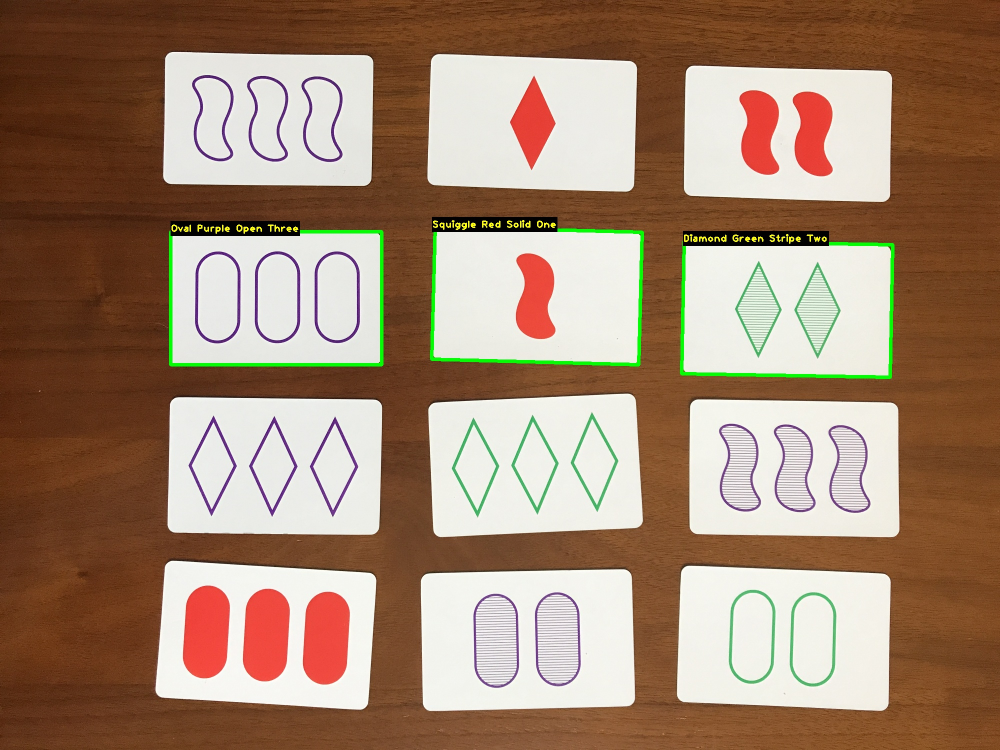
#> input picture images/solved/solved.jpg, 2000 x 1500 px (shown at 1/2 size)
$ python -i set_card_detection.py   (imports and definitions only)
#> lines starting #> are read from the running program, lines starting #| are printed output that depends on the picture; after the words box and inside, x2 and y2 are one past the last pixel; in counts of white or black regions, pixels touching at a corner belong together
#> further down, picture is the input picture: shape (1500, 2000, 3); mean B, G, R 113.2, 134.5, 162.2
# Python-OpenCV SET Card Game Card Detector and SET Solver
#
# Author: Peter Jakubowski
# Date: 8/2/2023
# Description: Functions for set_solver_vision.py that perform
# various steps of the card detection algorithm.
#

# Import necessary packages
import os
import cv2
import numpy as np
from imutils import paths
from typing import List, Tuple, Literal
import logging


# dictionary of card attributes converting integer values from card vectors to strings
SET_MAP = {"shape": {-1: "none", 0: "diamond", 1: "oval", 2: "squiggle"},
           "color": {-1: "none", 0: "red", 1: "green", 2: "purple"},
           "shading": {-1: "none", 0: "solid", 1: "open", 2: "stripe"},
           "number": {-1: "none", 0: "one", 1: "two", 2: "three"},
           }

LABELS_MAP = {"shape": {"none": -1, "diamond": 0, "oval": 1, "squiggle": 2},
              "color": {"none": -1, "red": 0, "green": 1, "purple": 2},
              "shading": {"none": -1, "solid": 0, "open": 1, "stripe": 2},
              "number": {"none": -1, "one": 0, "two": 1, "three": 2}
              }


class SetCard:
    """Structure to store information about a SET card"""

    def __init__(self):
        self.image = []  # image of individual card
        self.card_contour = []  # contour of card
        self.bbox = []  # bounding rectangle of card on image (x, y, w, h)
        self.box = []  # coordinates of four corners for minimum area bounding box of card
        self.shapes_contours = []  # contours of shapes on card
        self.shapes_boxes = []  # bounding rectangle (box) of each shape on card (x, y, w, h)

        # card labels
        self.shape = -1  # 0: "diamond", 1: "oval", 2: "squiggle"
        self.color = -1  # 0: "red", 1: "green", 2: "purple"
        self.shading = -1  # 0: "solid", 1: "outline", 2: "stripe"
        self.number = -1  # 0: "one", 1: "two", 2: "three"

    def matrix(self):
        # returns the card labels in an array
        return [self.shape, self.color, self.shading, self.number]

    # [73 lines left out: functions __str__, is_set, read_image, not called in this run]


def resize_image(image: np.ndarray, size: int = 300) -> Tuple[int, int]:
    """
    Function for rescaling the width and height
    of an image to keep aspect ratio. Size is
    the desired length of the longest edge in pixels.
    """
#> called with size = 2000

    # get image width
    width = image.shape[1]
#> width = 2000
    # get image height
    height = image.shape[0]
#> height = 1500

    # check if the image is vertical,
    # height is the longest edge
    if height > width:
        # set height to size
        h = size
        # determine the ratio for resizing
        ratio = height / size
        # calculate new width by dividing by ratio
        w = int(width / ratio)
    # check if the image is horizontal,
    # width is the longest edge
    elif height < width:
        # set width to size
        w = size
        # determine the ratio for resizing
        ratio = width / size
#> ratio = 1
        # calculate new height by dividing by ratio
        h = int(height / ratio)
#> h = 1500
    # if image is not vertical or horizontal,
    # image must be square
    else:
        # set width and height to size
        w = h = size
    # return the new width and height
    return w, h


def rotate_card(image: np.ndarray, rectangle: List[int]) -> np.ndarray:
    """
    Crops a rotated rectangle from a minimum area bounding box
    https://jdhao.github.io/2019/02/23/crop_rotated_rectangle_opencv/
    """

    # the order of the box points: bottom left, top left, top right,
    # bottom right
    box = cv2.boxPoints(rectangle)
    box = np.intp(box)

    # get width and height of the detected rectangle
    width = int(rectangle[1][0])
    height = int(rectangle[1][1])

    src_pts = box.astype("float32")
    # coordinate of the points in box points after the rectangle has been
    # straightened
    dst_pts = np.array([[0, height - 1],
                        [0, 0],
                        [width - 1, 0],
                        [width - 1, height - 1]], dtype="float32")

    # the perspective transformation matrix
    transformation_matrix = cv2.getPerspectiveTransform(src_pts, dst_pts)

    # directly warp the rotated rectangle to get the straightened rectangle
    rotated_card = cv2.warpPerspective(image, transformation_matrix, (width, height))

    # rotate the image 90 degrees to be horizontal if orientation is vertical
    if rotated_card.shape[0] > rotated_card.shape[1]:
        rotated_card = cv2.rotate(rotated_card, cv2.ROTATE_90_CLOCKWISE)

    return rotated_card


# [30 lines left out: function pad_box, not called in this run]


# ------------------------
# --- Image processing ---
# ------------------------

# Find outer contours of cards
def find_card_contours(image: np.ndarray) -> Tuple[List[SetCard], np.ndarray]:
    """
    Function for finding the contours of cards.
    Reads an image, then resizes, blurs, thresholds,
    and finds the outer contours of all cards in the image.
    Returns a list of SET card objects and the open image of all card.
    """

    # get the width and height for image to be resized
    w, h = resize_image(image, size=2000)
#> w = 2000; h = 1500
    # resize the image
    image = cv2.resize(image, (w, h), cv2.INTER_AREA)
    # make sure the image is horizontal, rotate 90 deg if vertical
    if w < h:
        image = cv2.rotate(image, cv2.ROTATE_90_CLOCKWISE)
    # convert the image color from BGR to RGB
    image = cv2.cvtColor(image, cv2.COLOR_BGR2RGB)
    # convert the image color from BGR to GRAY
    image_gray = cv2.cvtColor(image, cv2.COLOR_BGR2GRAY)
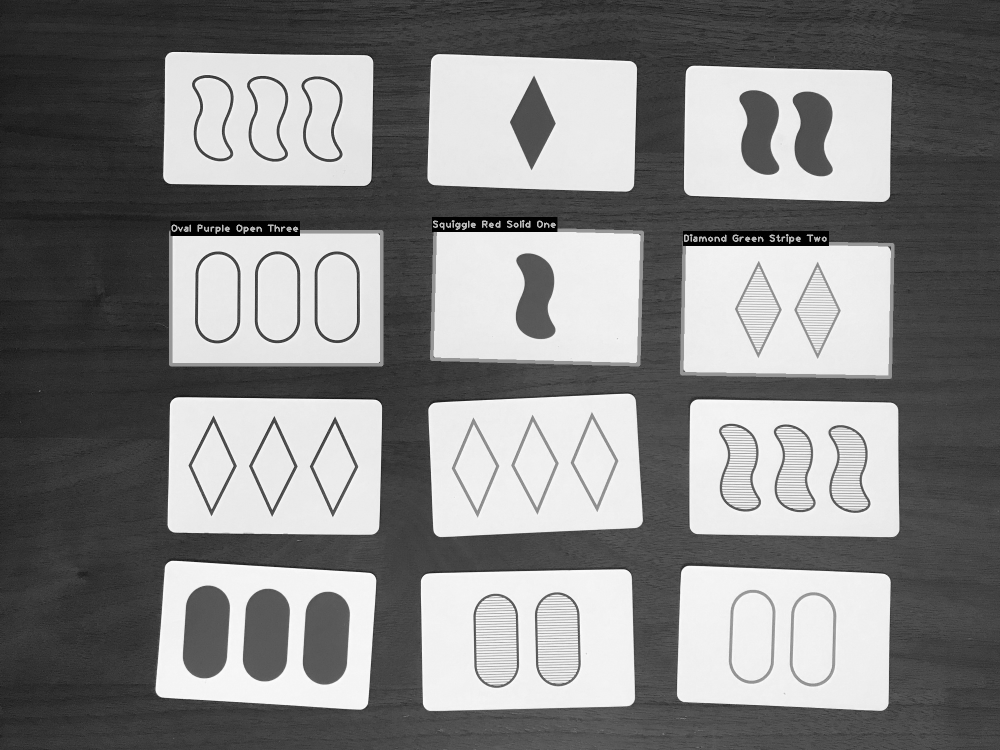
#> image_gray: shape (1500, 2000) (shown at 1/2 size); min 0, max 254, mean 131.3
    # blur the image
    image_blur = cv2.GaussianBlur(image_gray, (3, 3), 0)
    # threshold the image
    ret, thresh = cv2.threshold(image_blur, 180, 255, 0)
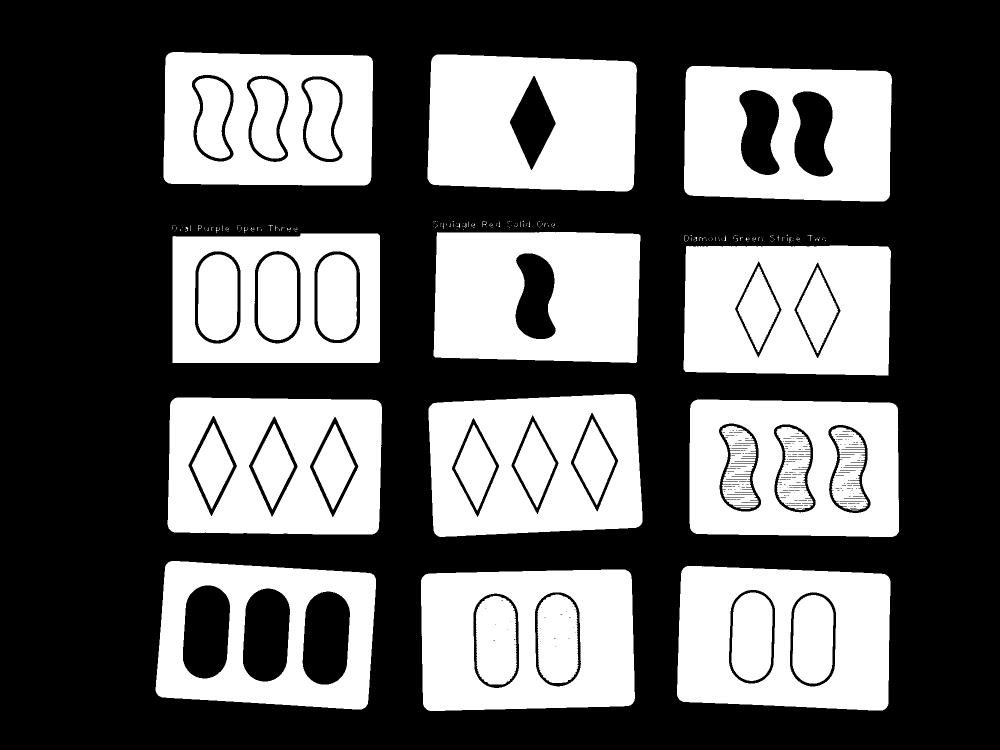
#> thresh: shape (1500, 2000) (shown at 1/2 size); 39.5% white; 247 white regions (205 under 20 px)
    # get the contours of the image
    contours, hierarchy = cv2.findContours(thresh, cv2.RETR_EXTERNAL, cv2.CHAIN_APPROX_SIMPLE)
#> contours = 225 contours, 213 with area under 20; largest, box (x1, y1, x2, y2) and area: (311, 1122, 752, 1419) 115362, (842, 1139, 1270, 1422) 115336, (1354, 1132, 1781, 1421) 114210, (335, 795, 764, 1069) 113572, (1379, 799, 1798, 1074) 111453

    # create card objects from contours, get bounding boxes and crop cards
    cards = []  # list of card objects
    for cnt in contours:
        # get the area of the contour
        area = cv2.contourArea(cnt)
        # check if the area is large enough to be a card
        if area > 60000:
            # create a new card object of class SetCard
            card = SetCard()
            # save the contour of the card
            card.card_contour = cnt
            # get the bounding rectangle (box) of contour
            card.bbox = [cv2.boundingRect(cnt)]
            # get minimum area rectangle from contour
            rect = cv2.minAreaRect(cnt)
            # crop and rotate card from image
            rotated_card = rotate_card(image, rect)
            # resize card to 300 x 200 pixels
            card.image = cv2.resize(rotated_card, (300, 200), cv2.INTER_LINEAR)
            # get corners of min area bounding box from rectangle
            box = cv2.boxPoints(rect)
            # save bounding box of entire card
            card.box = np.intp(box)
            # save card to list of cards
            cards.append(card)
#> this loop made 225 passes
#> (area, card.bbox, rect, width in rotate_card, height in rotate_card, dst_pts in rotate_card, card.box) on passes 1 to 3: (115336.5, [(842, 1139, 428, 283)], ((1054.5, 1279.3), (423.9, 275.4), -1.39), 423, 275, [[0, 274], [0, 0], [422, 0], [422, 274]], [[845, 1422], [839, 1146], [1263, 1136], [1269, 1411]]), (114209.5, [(1354, 1132, 427, 289)], ((1568.9, 1275.9), (274.5, 424.5), -87.7), 274, 424, [[0, 423], [0, 0], [273, 0], [273, 423]], [[1775, 1421], [1351, 1404], [1362, 1130], [1786, 1147]]), (115362, [(311, 1122, 441, 297)], ((531.4, 1269.9), (274.4, 427), -86.46), 274, 427, [[0, 426], [0, 0], [273, 0], [273, 426]], [[736, 1420], [309, 1393], [326, 1119], [752, 1146]])
#> (area, card.bbox, rect, card.box) on passes 86, 87, 223, 224, 225: (105272, [(345, 467, 415, 259)], ((552, 596), (258, 414), -90), [[759, 725], [345, 725], [345, 467], [759, 467]]), (103314, [(867, 464, 414, 262)], ((1073.5, 591), (258.1, 407.1), -88.49), [[1273, 725], [866, 714], [873, 456], [1280, 467]]), (106582, [(1368, 132, 416, 271)], ((1575.1, 267.2), (261.9, 414.2), -88.46), [[1778, 403], [1364, 392], [1371, 130], [1785, 141]]), (107212, [(855, 109, 419, 274)], ((1064.5, 246), (262.7, 414.2), -87.89), [[1266, 384], [852, 369], [862, 107], [1276, 122]]), (107864, [(327, 104, 419, 267)], ((536.2, 238.5), (263.4, 415.9), -89.06), [[742, 373], [326, 366], [330, 103], [746, 110]])
#> pass 1, in rotate_card, `rotated_card = cv2.warpPerspective(image, transformation_matrix, (widt..`:
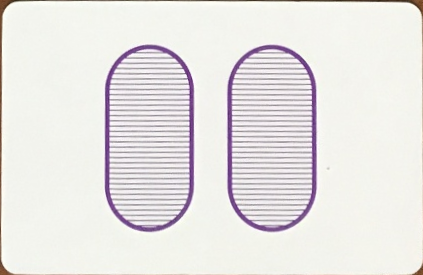
#> rotated_card: shape (275, 423, 3); mean R, G, B 232.4, 229.6, 227.9
#> pass 1, in find_card_contours, `card.image = cv2.resize(rotated_card, (300, 200), cv2.INTER_LINEAR)`:
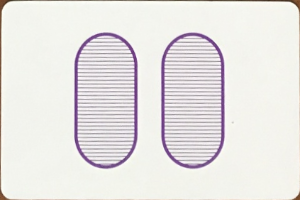
#> card.image: shape (200, 300, 3); mean R, G, B 232.2, 229.5, 227.8
#> pass 2, in rotate_card (call 2), `rotated_card = cv2.warpPerspective(image, transformation_matrix, (widt..`:
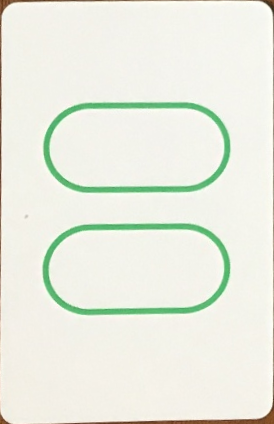
#> rotated_card: shape (424, 274, 3); mean R, G, B 234.5, 237.5, 226.1
#> pass 2, in rotate_card (call 2), `rotated_card = cv2.rotate(rotated_card, cv2.ROTATE_90_CLOCKWISE)`:
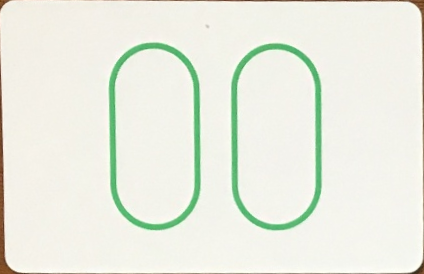
#> rotated_card: shape (274, 424, 3); mean R, G, B 234.5, 237.5, 226.1
#> after the loop:
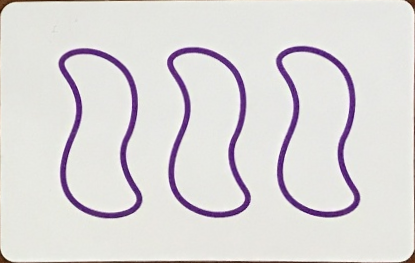
#> rotated_card: shape (263, 415, 3); mean R, G, B 220.4, 216.8, 217.4
#> after the loop, cards = 12 items

    # log the number of cards found
    logging.info(f"Found {len(cards)} cards")

    return cards, image


# Find contours of shapes on cards
# [37 lines left out: function get_shapes_on_cards, not called in this run]


# -----------------------
# --- Shape Detection ---
# -----------------------

# images represent the combinations of
# shape (diamond, oval, squiggle) and shading (solid, open, stripe).

# path to the directory with images of shapes for comparing
SHAPES_DIR = "shapes"

# list of paths to all images of shapes
shape_paths = list(paths.list_images(SHAPES_DIR))


# load images of shapes from disk
def load_shapes_train(shapes_train: List[str]) -> Tuple[List[Tuple[str, str]], List[np.ndarray], List[np.ndarray]]:
    """
    Function that reads the images of shapes from disk
    and returns lists of shape labels, images of shapes,
    and outer contours of shapes. Images loaded from disk
    are binary and have had thresholding performed.
    """

    labels = []  # list of labels (shape and shading)
    shape_images = []  # list of images (shapes)
    shape_contours = []  # list of outer contours of shapes

    for path in shapes_train:
        # extract the shape and shading label from path and filename
        shape, shading = path.split("/")[-1].strip(".jpg").split("_")
        # save the shape and shading labels to list of labels
        labels.append((shape, shading))
        # read the image from disk
        img = cv2.imread(path)
        # convert the color from BGR to GRAY
        img = cv2.cvtColor(img, cv2.COLOR_BGR2GRAY)
        # finds the outer contours in the image
        contours, _ = cv2.findContours(img, cv2.RETR_EXTERNAL, cv2.CHAIN_APPROX_SIMPLE)
        # loops through the contours and saves contours with an area greater than 4000 to list of contours
        for cnt in contours:
            # get the area of the contour
            area = cv2.contourArea(cnt)
            if area > 4000:
                shape_contours.append(cnt)
        # save the image to the list of images
        shape_images.append(img)

    return labels, shape_images, shape_contours


shapesTrainLabels, shapesTrain, contoursTrain = load_shapes_train(shape_paths)


# [302 lines left out: functions compare_shapes, get_shape_labels, check_shading, get_shading_labels, mask_score, check_colors and 4 more, not called in this run]

>>> import cv2
>>> picture = cv2.imread('images/solved/solved.jpg')
>>> result = find_card_contours(picture)
